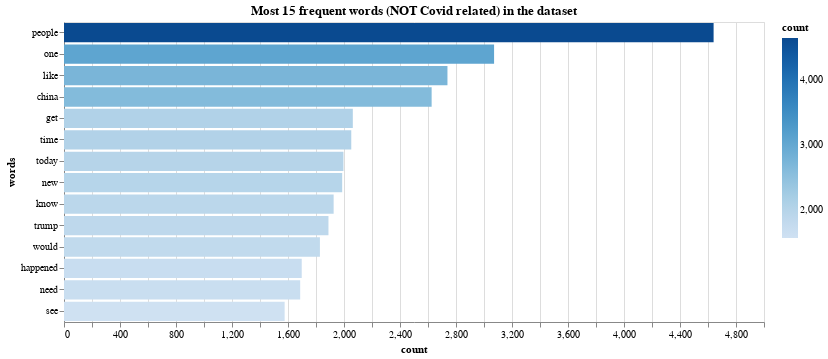

Write notebook code for a chart like this one.
### Markdown cell above
Then the bar chart showing the 15 top words within the dataset, always without considering terms regarding Covid, is created:

### Code cell
dis = wordcloud.process_text(comment_words_nocovid)
#print(distribuzione)
fdist_sorted_nocovid = dict(sorted(dis.items(), key=lambda item: item[1], reverse=True))
#print(fdist_sorted)
out_nocovid = dict(itertools.islice(fdist_sorted_nocovid.items(), 15))

df_nocovid = pd.DataFrame.from_dict(out_nocovid, orient='index').reset_index()
df_nocovid = df_nocovid.rename(columns={'index':'words', 0:'count'})
#alt.renderers.enable('altair_viewer',inline=True)


ch = alt.Chart(
    df_nocovid,
).mark_bar().encode(
    x=alt.X('count:Q'),
    y=alt.Y('words:N',sort='-x'),
    color=alt.Color('count:Q',scale=alt.Scale(scheme="blues"))
).transform_window(
    rank='rank(count)',
    sort=[alt.SortField('count', order='descending')]
).transform_filter(
    (alt.datum.rank < 15)
).properties(width=700, height=300, title = "Most 15 frequent words (NOT Covid related) in the dataset")

ch

### Figure 1 — Vega-Lite specification as saved in the notebook (floating-point values rounded to 4 significant figures)
{"config": {"view": {"continuousWidth": 400, "continuousHeight": 300}}, "data": {"name": "data-d9d77d015e5c5a264503493ca748ecab"}, "mark": "bar", "encoding": {"color": {"type": "quantitative", "field": "count", "scale": {"scheme": "blues"}}, "x": {"type": "quantitative", "field": "count"}, "y": {"type": "nominal", "field": "words", "sort": "-x"}}, "height": 300, "title": "Most 15 frequent words (NOT Covid related) in the dataset", "transform": [{"window": [{"op": "rank", "field": "count", "as": "rank"}], "sort": [{"field": "count", "order": "descending"}]}, {"filter": "(datum.rank < 15)"}], "width": 700, "$schema": "https://vega.github.io/schema/vega-lite/v4.8.1.json", "datasets": {"data-d9d77d015e5c5a264503493ca748ecab": [{"words": "people", "count": 4640}, {"words": "one", "count": 3072}, {"words": "like", "count": 2739}, {"words": "china", "count": 2626}, {"words": "get", "count": 2063}, {"words": "time", "count": 2052}, {"words": "today", "count": 1996}, {"words": "new", "count": 1987}, {"words": "know", "count": 1926}, {"words": "trump", "count": 1889}, {"words": "would", "count": 1828}, {"words": "happened", "count": 1698}, {"words": "need", "count": 1687}, {"words": "see", "count": 1576}, {"words": "still", "count": 1519}]}}
